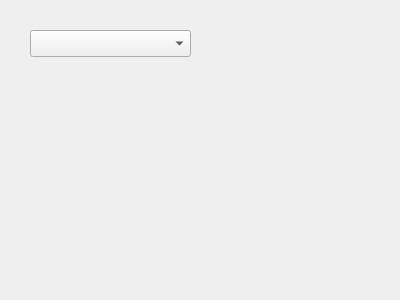
<?xml version="1.0" encoding="UTF-8"?>
<ui version="4.0">
 <class>Inventario</class>
 <widget class="QDialog" name="Inventario">
  <property name="geometry">
   <rect>
    <x>0</x>
    <y>0</y>
    <width>400</width>
    <height>300</height>
   </rect>
  </property>
  <property name="windowTitle">
   <string>Dialog</string>
  </property>
  <widget class="QComboBox" name="cb_inventario">
   <property name="geometry">
    <rect>
     <x>30</x>
     <y>30</y>
     <width>161</width>
     <height>27</height>
    </rect>
   </property>
  </widget>
 </widget>
 <resources/>
 <connections/>
</ui>
